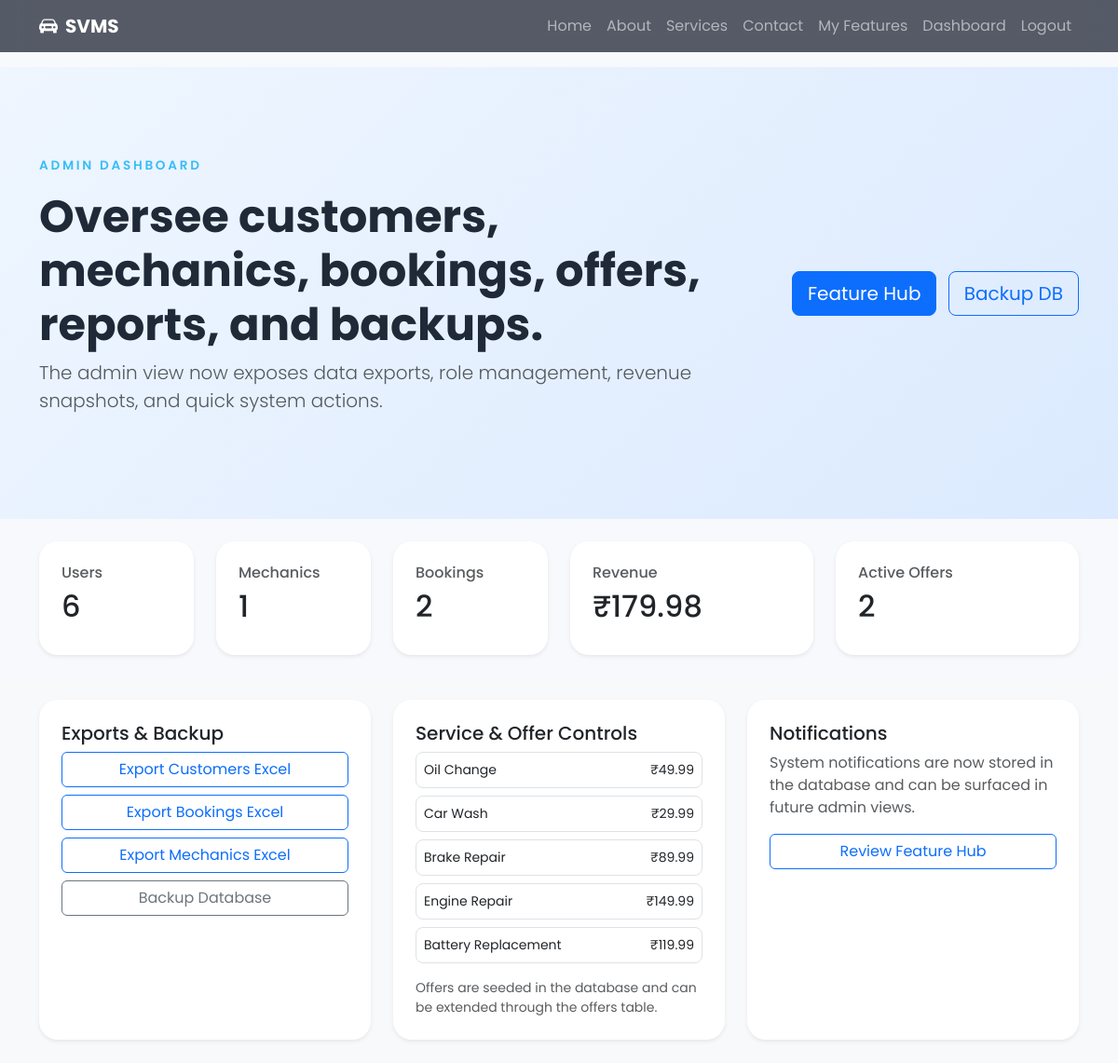
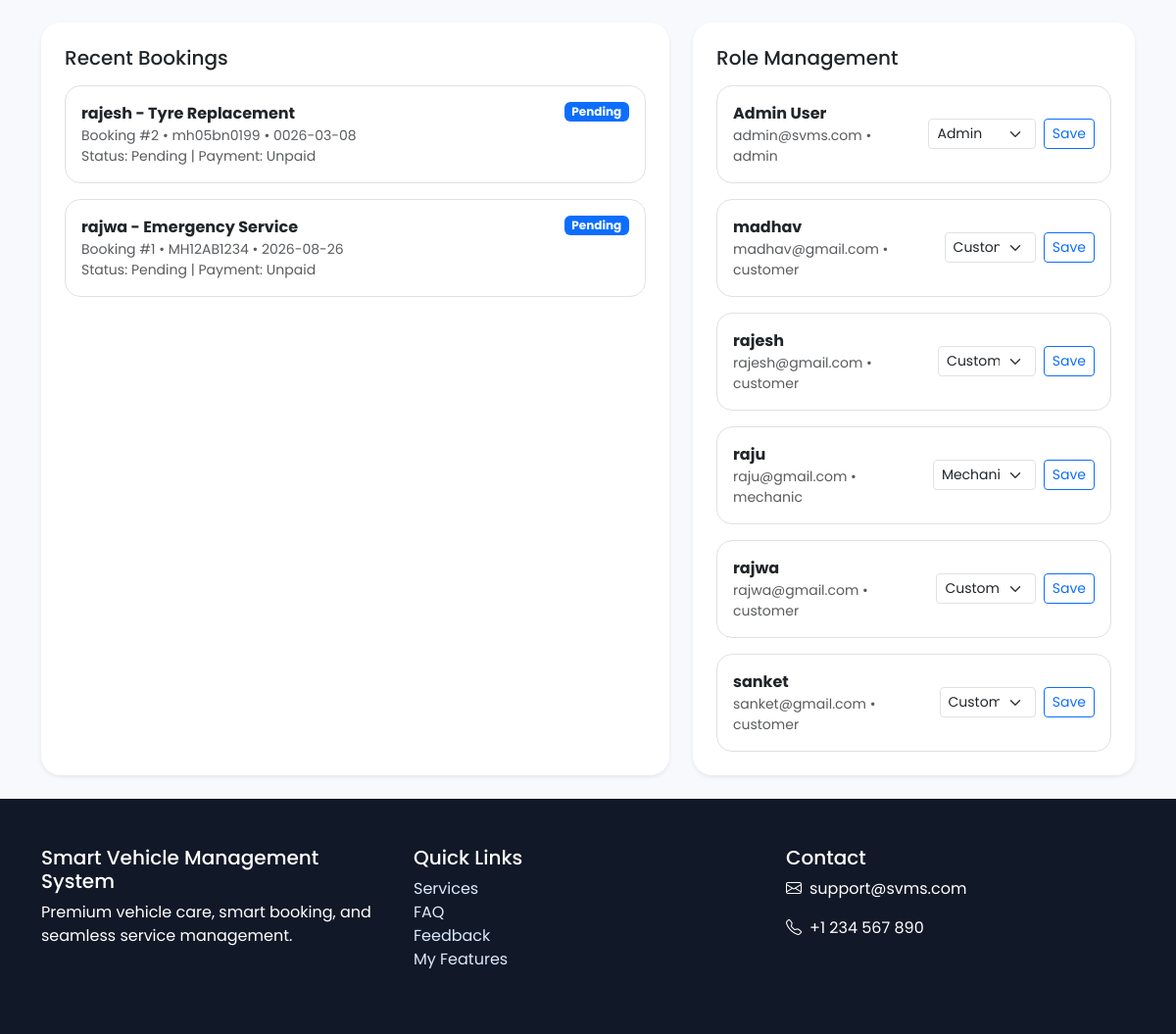
Screenshot of /admin-dashboard (signed in) with the database file from the repository (2 pictures, top to bottom).
### tables this page shows
CREATE TABLE services (
                id INTEGER PRIMARY KEY AUTOINCREMENT,
                name TEXT UNIQUE NOT NULL,
                description TEXT,
                price REAL DEFAULT 0.0
            );

CREATE TABLE bookings (
                id INTEGER PRIMARY KEY AUTOINCREMENT,
                customer_id INTEGER NOT NULL,
                service_id INTEGER NOT NULL,
                vehicle_type TEXT,
                vehicle_number TEXT,
                booking_date TEXT,
                status TEXT DEFAULT 'Pending',
                notes TEXT,
                created_at TIMESTAMP DEFAULT CURRENT_TIMESTAMP
            , payment_status TEXT DEFAULT 'Unpaid', payment_method TEXT, payment_reference TEXT, rescheduled_date TEXT, cancellation_reason TEXT, estimated_time TEXT, spare_parts_used TEXT, before_image TEXT, after_image TEXT, mechanic_notes TEXT, invoice_number TEXT);

CREATE TABLE users (
                id INTEGER PRIMARY KEY AUTOINCREMENT,
                full_name TEXT NOT NULL,
                email TEXT UNIQUE NOT NULL,
                password TEXT NOT NULL,
                role TEXT DEFAULT 'customer',
                phone TEXT,
                address TEXT,
                created_at TIMESTAMP DEFAULT CURRENT_TIMESTAMP
            );

### app.py (the view)
@app.route('/admin-dashboard')
def admin_dashboard():
    if session.get('user_role') != 'admin':
        flash('Only admins can view this page.', 'warning')
        return redirect(url_for('home'))
    conn = get_db()
    data = {'users': 0, 'bookings': 0, 'revenue': 0, 'mechanics': 0, 'offers': 0, 'recent_users': [], 'recent_bookings': [], 'services': [], 'users_list': []}
    try:
        users_count = conn.execute('SELECT COUNT(*) AS count FROM users').fetchone()
        mechanics_count = conn.execute("SELECT COUNT(*) AS count FROM users WHERE role = 'mechanic'").fetchone()
        bookings_count = conn.execute('SELECT COUNT(*) AS count FROM bookings').fetchone()
        revenue_row = conn.execute('SELECT COALESCE(SUM(s.price), 0) AS total FROM bookings b JOIN services s ON b.service_id = s.id WHERE b.status != "Cancelled"').fetchone()
        data['users'] = users_count['count']
        data['mechanics'] = mechanics_count['count']
        data['bookings'] = bookings_count['count']
        data['revenue'] = revenue_row['total']
        data['offers'] = conn.execute('SELECT COUNT(*) AS count FROM offers WHERE is_active = 1').fetchone()['count']
        data['recent_users'] = rows_to_dicts(conn.execute('SELECT id, full_name, email, role, created_at FROM users ORDER BY created_at DESC LIMIT 6').fetchall())
        data['recent_bookings'] = rows_to_dicts(conn.execute('''
            SELECT b.*, s.name AS service_name, u.full_name AS customer_name
            FROM bookings b
            JOIN services s ON b.service_id = s.id
            JOIN users u ON b.customer_id = u.id
            ORDER BY b.created_at DESC
            LIMIT 8
        ''').fetchall())
        data['services'] = get_services()
        data['users_list'] = rows_to_dicts(conn.execute('SELECT id, full_name, email, role FROM users ORDER BY full_name').fetchall())
    finally:
        conn.close()
    return render_template('admin_dashboard.html', data=data)

### app.py (called while the page is built)
def get_db():
    conn = sqlite3.connect(DB_PATH)
    conn.row_factory = sqlite3.Row
    return conn

def rows_to_dicts(rows):
    return [dict(row) for row in rows]

def get_services():
    conn = get_db()
    try:
        rows = conn.execute('SELECT id, name, description, price FROM services ORDER BY id').fetchall()
        return [dict(row) for row in rows]
    finally:
        conn.close()

### templates/admin_dashboard.html
{% extends 'base.html' %}
{% block content %}
<section class="page-hero py-5">
  <div class="container py-5">
    <div class="row align-items-center gy-3">
      <div class="col-lg-8">
        <p class="eyebrow">Admin Dashboard</p>
        <h1 class="display-5 fw-bold">Oversee customers, mechanics, bookings, offers, reports, and backups.</h1>
        <p class="lead text-muted">The admin view now exposes data exports, role management, revenue snapshots, and quick system actions.</p>
      </div>
      <div class="col-lg-4 text-lg-end">
        <a class="btn btn-primary btn-lg me-2" href="{{ url_for('features') }}">Feature Hub</a>
        <a class="btn btn-outline-primary btn-lg" href="{{ url_for('backup_database') }}">Backup DB</a>
      </div>
    </div>
  </div>
</section>
<section class="py-4">
  <div class="container">
    <div class="row g-4">
      <div class="col-md-2"><div class="card p-4 shadow-sm h-100"><h6 class="text-muted">Users</h6><h2>{{ data.users }}</h2></div></div>
      <div class="col-md-2"><div class="card p-4 shadow-sm h-100"><h6 class="text-muted">Mechanics</h6><h2>{{ data.mechanics }}</h2></div></div>
      <div class="col-md-2"><div class="card p-4 shadow-sm h-100"><h6 class="text-muted">Bookings</h6><h2>{{ data.bookings }}</h2></div></div>
      <div class="col-md-3"><div class="card p-4 shadow-sm h-100"><h6 class="text-muted">Revenue</h6><h2>₹{{ '%.2f'|format(data.revenue) }}</h2></div></div>
      <div class="col-md-3"><div class="card p-4 shadow-sm h-100"><h6 class="text-muted">Active Offers</h6><h2>{{ data.offers }}</h2></div></div>
    </div>
  </div>
</section>
<section class="py-4 bg-light">
  <div class="container">
    <div class="row g-4">
      <div class="col-lg-4">
        <div class="card shadow-sm p-4 h-100">
          <h5>Exports & Backup</h5>
          <div class="d-grid gap-2">
            <a class="btn btn-outline-primary" href="{{ url_for('export_csv', entity='customers') }}">Export Customers Excel</a>
            <a class="btn btn-outline-primary" href="{{ url_for('export_csv', entity='bookings') }}">Export Bookings Excel</a>
            <a class="btn btn-outline-primary" href="{{ url_for('export_csv', entity='mechanics') }}">Export Mechanics Excel</a>
            <a class="btn btn-outline-secondary" href="{{ url_for('backup_database') }}">Backup Database</a>
          </div>
        </div>
      </div>
      <div class="col-lg-4">
        <div class="card shadow-sm p-4 h-100">
          <h5>Service & Offer Controls</h5>
          <div class="vstack gap-2">
            {% for service in data.services[:5] %}
              <div class="border rounded-3 p-2 small d-flex justify-content-between">
                <span>{{ service.name }}</span>
                <span>₹{{ '%.2f'|format(service.price) }}</span>
              </div>
            {% endfor %}
            <div class="mt-2 small text-muted">Offers are seeded in the database and can be extended through the offers table.</div>
          </div>
        </div>
      </div>
      <div class="col-lg-4">
        <div class="card shadow-sm p-4 h-100">
          <h5>Notifications</h5>
          <p class="text-muted">System notifications are now stored in the database and can be surfaced in future admin views.</p>
          <a class="btn btn-outline-primary" href="{{ url_for('features') }}">Review Feature Hub</a>
        </div>
      </div>
    </div>
  </div>
</section>
<section class="py-4">
  <div class="container">
    <div class="row g-4">
      <div class="col-lg-7">
        <div class="card shadow-sm p-4 h-100">
          <h5 class="mb-3">Recent Bookings</h5>
          <div class="vstack gap-3">
            {% for booking in data.recent_bookings %}
              <div class="border rounded-4 p-3">
                <div class="d-flex justify-content-between align-items-start gap-3">
                  <div>
                    <div class="fw-bold">{{ booking.customer_name }} - {{ booking.service_name }}</div>
                    <div class="text-muted small">Booking #{{ booking.id }} • {{ booking.vehicle_number or 'No vehicle' }} • {{ booking.booking_date or 'No date' }}</div>
                    <div class="text-muted small">Status: {{ booking.status }} | Payment: {{ booking.payment_status or 'Unpaid' }}</div>
                  </div>
                  <span class="badge bg-primary">{{ booking.status }}</span>
                </div>
              </div>
            {% else %}
              <div class="alert alert-info mb-0">No bookings yet.</div>
            {% endfor %}
          </div>
        </div>
      </div>
      <div class="col-lg-5">
        <div class="card shadow-sm p-4 h-100">
          <h5 class="mb-3">Role Management</h5>
          <div class="vstack gap-3">
            {% for user in data.users_list[:8] %}
              <div class="border rounded-4 p-3">
                <div class="d-flex justify-content-between align-items-center gap-3">
                  <div>
                    <div class="fw-bold">{{ user.full_name }}</div>
                    <div class="text-muted small">{{ user.email }} • {{ user.role }}</div>
                  </div>
                  <form method="post" action="{{ url_for('change_role', user_id=user.id) }}" class="d-flex gap-2 align-items-center">
                    <select class="form-select form-select-sm" name="role">
                      <option value="customer" {% if user.role == 'customer' %}selected{% endif %}>Customer</option>
                      <option value="mechanic" {% if user.role == 'mechanic' %}selected{% endif %}>Mechanic</option>
                      <option value="admin" {% if user.role == 'admin' %}selected{% endif %}>Admin</option>
                    </select>
                    <button class="btn btn-sm btn-outline-primary">Save</button>
                  </form>
                </div>
              </div>
            {% endfor %}
          </div>
        </div>
      </div>
    </div>
  </div>
</section>
{% endblock %}

### static/styles.css (style rules this page uses)
:root { --primary: #0d6efd; --secondary: #38bdf8; --dark: #111827; --light: #f8fbff; }
* { font-family: 'Poppins', sans-serif; }
body { background: #f7f9fc; color: #1f2937; }
.eyebrow { color: var(--secondary); font-weight: 600; letter-spacing: .2em; text-transform: uppercase; font-size: .85rem; }
.glass-card, .service-card, .step-card, .testimonial-card, .category-card, .stat-card, .card { border: 0; border-radius: 1.25rem; box-shadow: 0 10px 30px rgba(0,0,0,0.08); background: white; }
.page-hero { background: linear-gradient(135deg, #eff6ff, #dbeafe); }

### rows the page displays
services: name "Oil Change", price "49.99"
services: name "Car Wash", price "29.99"
services: name "Brake Repair", price "89.99"
services: name "Engine Repair", price "149.99"
services: name "Battery Replacement", price "119.99"
bookings: customer_name "rajesh", service_name "Tyre Replacement", id "2", vehicle_number "mh05bn0199", booking_date "0026-03-08", status "Pending", payment_status "Unpaid"
bookings: customer_name "rajwa", service_name "Emergency Service", id "1", vehicle_number "MH12AB1234", booking_date "2026-08-26", status "Pending", payment_status "Unpaid"
users: full_name "Admin User", email "admin@svms.com", role "admin", role "Admin"
users: full_name "madhav", email "madhav@gmail.com", role "customer", role "Customer"
users: full_name "rajesh", email "rajesh@gmail.com", role "customer", role "Customer"
users: full_name "raju", email "raju@gmail.com", role "mechanic", role "Mechanic"
users: full_name "rajwa", email "rajwa@gmail.com", role "customer", role "Customer"
users: full_name "sanket", email "sanket@gmail.com", role "customer", role "Customer"

### other values shown
{{ data.users }} "6"
{{ data.mechanics }} "1"
{{ data.bookings }} "2"
{{ '%.2f'|format(data.revenue) }} "179.98"
{{ data.offers }} "2"
